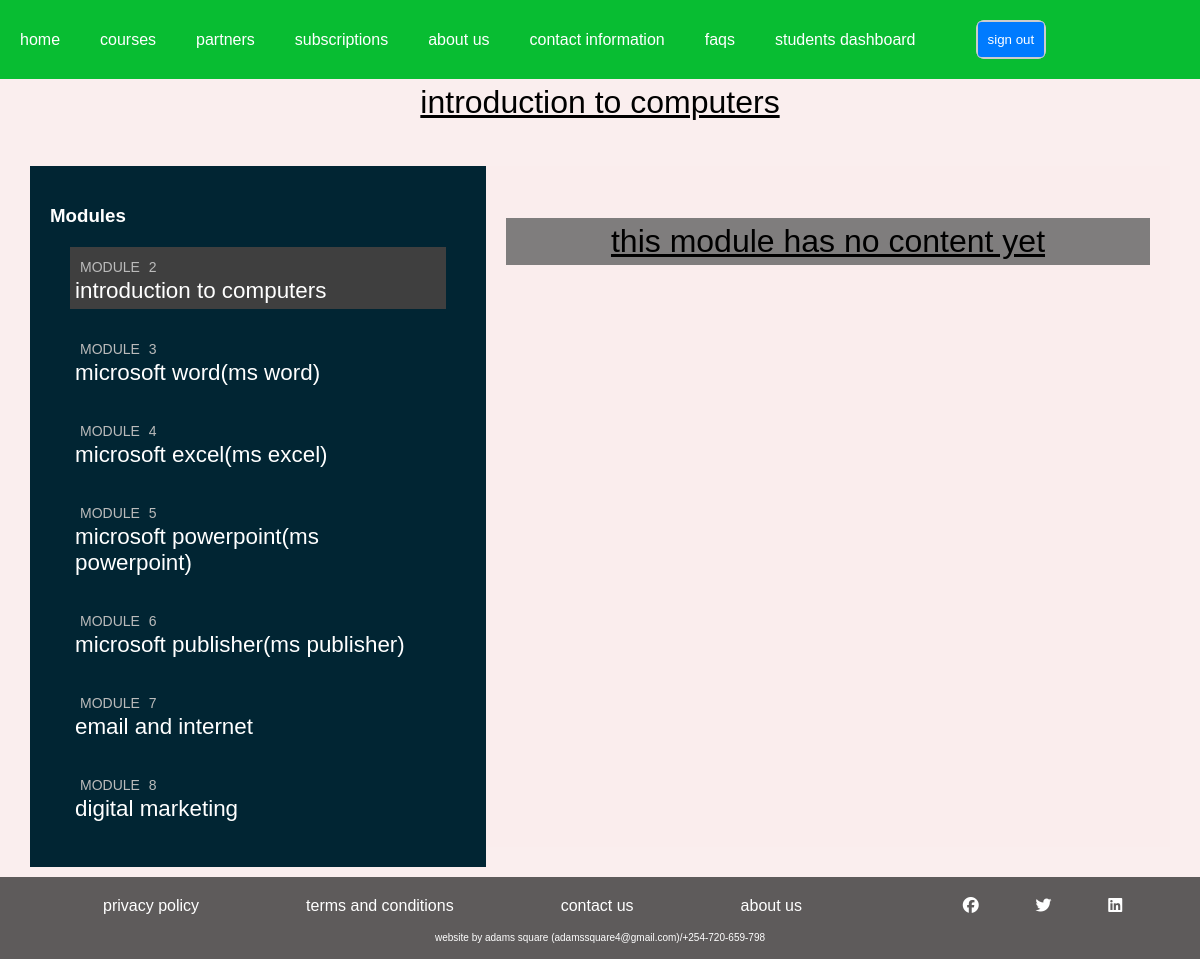
The page /course/31/ (signed in) on the database its author committed.
### courses/models.py (models this page shows, shortened)
class Module(models.Model):
    course = models.ForeignKey(Course, related_name="modules", on_delete=models.CASCADE)
    title = models.CharField(max_length=200)
    description = models.TextField(blank=True, null=True)
    order = OrderField(blank=True, for_fields=["course"], default=0)
    class Meta:
        ordering = ["order"]

### courses/views.py (the view)
class StudentCourseDetailView(DetailView):
    model = Course
    template_name = "student/course/detail.html"
    def get_queryset(self):
        qs = super().get_queryset()
        return qs.filter(enrollments__student=self.request.user)
    def get_context_data(self, **kwargs):
        context = super().get_context_data(**kwargs)
        course = self.get_object()
        if "module_id" in self.kwargs:
            context["module"] = course.modules.get(id=self.kwargs["module_id"])
        else:
            modules = course.modules.all()
            if modules.exists():
                context["module"] = modules[0]
            else:
                context["module"] = None
        return context

### courses/templatetags/course.py (called while the page is built)
@register.filter(name="has_group")
def has_group(user, group_name):
    return user.groups.filter(name=group_name).exists()

### courses/templates/student/course/detail.html (shortened to what this page needs)
{% extends "base.html" %}
 {% block content %}
 <div  class="right_header">
   {{ module.title }}
 </div>
 <div class="module_manager std_module_manager">
  <div class="contents">
   <h3>Modules</h3>
   <ul id="modules">
     {% for m in object.modules.all %}
       <li data-id="{{ m.id }}" {% if m == module %}class="selected"{% endif %}>
         <a href="{% url "student_course_detail_module" object.id m.id %}">
           <span>
             Module <span class="order">{{ m.order|add:1 }}</span>
           </span>
           <br>
           {{ m.title }}
         </a>
       </li>
     {% empty %}
       <li>No modules yet.</li>
     {% endfor %}
   </ul>
 </div>
 <div class="module manage_module std_cont">
   {% for content in module.contents.all %}
   <div class="each_content_std_mod">
     {% with item=content.item %}
       <div class="std_mod">{{ item.title }}</div>
       {{ item.render }}
     {% endwith %}
    </div>
    {% empty %}
     <p class="each_content right_header">this module  has no content yet </p>
   {% endfor %}
 </div>
</div>
{% endblock %}

### staticfiles/courses/css/styles.css (style rules this page uses)
* { box-sizing: border-box; }
body { font-family: Arial, sans-serif; margin: 0; padding: 0; background-color: rgba(241, 200, 200, 0.295); }
.module { margin-bottom: 20px; }
.contents { background: rgb(1, 37, 51); color: white; height: fit-content; padding: 20px; }
.manage_module { background-color: rgb(250, 237, 237); padding: 20px; min-width: 60%; max-width: 70%; }
.module_manager { display: flex; margin: 0px 20px; padding: 10px; }
.each_content { background-color: rgba(110, 109, 109, 0.87); }
.right_header { text-align: center; font-size: 2em; font-weight: 400; text-decoration: underline; font-family: Arial, Helvetica, sans-serif; margin-bottom: 30px; padding: 5px; }
.contents ul li { margin: 20px; }
.contents ul li.selected { background:#3f3f3f; }
.contents ul span { text-transform:uppercase; color:#bbb; font-size:14px; padding: 5px; }
.contents ul a { display:block; color:#fff; text-decoration:none; font-size: 1.4em; padding: 5px; }
ul { list-style-type: none; padding: 0; }

### rows shown on the page
Module: title "introduction to computers", order|add "2"
Module: order|add "3", title "microsoft word(ms word)"
Module: order|add "4", title "microsoft excel(ms excel)"
Module: order|add "5", title "microsoft powerpoint(ms powerpoint)"
Module: order|add "6", title "microsoft publisher(ms publisher)"
Module: order|add "7", title "email and internet"
Module: order|add "8", title "digital marketing"
